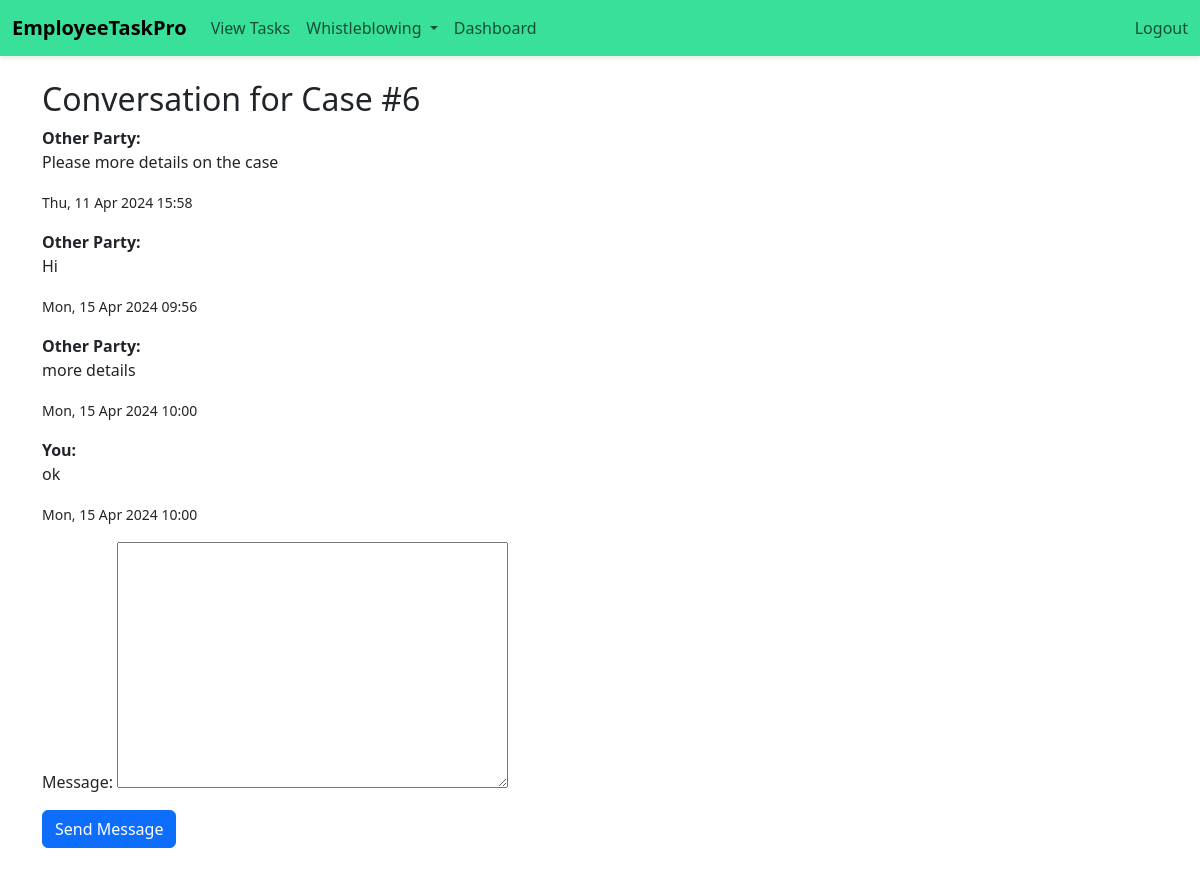
The page /emp/case-conversation/6/ (signed in) on the database its author committed.
### emp/models.py (models this page shows, shortened)
class WhistleblowingCase(models.Model):
    STATUS_CHOICES = [
        ('Submitted', 'Submitted'),
        ('Open', 'Open'),
        ('Pending', 'Pending'),
        ('Under Investigation', 'Under Investigation'),
        ('Closed', 'Closed')
    ]
    involved_employees = models.ManyToManyField(User, related_name='whistleblowing_cases')
    description = models.TextField()
    date_time = models.DateTimeField(auto_now_add=True)
    submitted_by = models.ForeignKey(User, on_delete=models.SET_NULL, null=True, blank=True, related_name='submitted_cases')
    status = models.CharField(max_length=20, choices=STATUS_CHOICES, default='Submitted')
    attachment = models.FileField(upload_to='whistleblowing_attachments/', null=True, blank=True)
    decision_description = models.TextField(null=True, blank=True)

class CaseConversation(models.Model):
    case = models.ForeignKey(WhistleblowingCase, related_name='conversations', on_delete=models.CASCADE)
    sender = models.ForeignKey(User, on_delete=models.CASCADE)
    message = models.TextField()
    date_time = models.DateTimeField(auto_now_add=True)

### emp/views.py (the view)
# urls.py: path('case-conversation/<int:case_id>/', case_conversation, name='case_conversation'),
@login_required
def case_conversation(request, case_id):
    case = get_object_or_404(WhistleblowingCase, id=case_id)
    if request.method == 'POST':
        form = ConversationForm(request.POST)
        if form.is_valid():
            conversation = form.save(commit=False)
            conversation.case = case
            conversation.sender = request.user
            conversation.save()
            return redirect('emp:case_conversation', case_id=case_id)
    else:
        form = ConversationForm()
    conversations = case.conversations.all()
    return render(request, 'emp/case_conversation.html', {'form': form, 'conversations': conversations, 'case': case})

### emp/forms.py
class ConversationForm(forms.ModelForm):
    class Meta:
        model = CaseConversation
        fields = ['message']

### emp/context_processors.py (called while the page is built)
def user_roles(request):
    is_hr_or_manager = request.user.groups.filter(name__in=['HR', 'Manager']).exists()
    is_employee = request.user.groups.filter(name='Employee').exists()
    return {
        'is_hr_or_manager': is_hr_or_manager,
        'is_employee': is_employee,
    }

### templates/emp/case_conversation.html (shortened to what this page needs)
<!doctype html>
<html lang="en">
<head>
    <link href="https://cdn.jsdelivr.net/npm/bootstrap@5.2.2/dist/css/bootstrap.min.css"
          rel="stylesheet"
>
</head>
<body>
{% include 'emp/navbar.html' %}
<div class="container my-4">
    <h2>Conversation for Case #{{ case.id }}</h2>
    {% for conversation in conversations %}
        <div class="mb-3">
            {% if conversation.sender == request.user %}
            <strong>You:</strong>
            {% else %}
                <strong> Other Party: </strong>
            {% endif %}
            <p>{{ conversation.message }}</p>
            <small>{{ conversation.date_time|date:"D, d M Y H:i" }}</small>
        </div>
    {% empty %}
        <p>No conversations yet.</p>
    {% endfor %}
    <form method="post">
        {{ form.as_p }}
        <button type="submit" class="btn btn-primary">Send Message</button>
    </form>
</div>
</body>
</html>

### templates/emp/navbar.html (shortened to what this page needs)
{% load static %}
<!DOCTYPE html>
<html lang="en">
<head>
    <link rel="stylesheet" href="{% static 'css/navbar.css' %}">
    <link href="https://cdn.jsdelivr.net/npm/bootstrap@5.3.0/dist/css/bootstrap.min.css" rel="stylesheet">
</head>
<body>
    <nav class="navbar navbar-expand-lg" style="background-color: #39e09a;">
        <div class="container-fluid">
            <a class="navbar-brand" href="/emp/emp-dashboard/">EmployeeTaskPro</a>
            <div class="collapse navbar-collapse" id="navbarSupportedContent">
                <ul class="navbar-nav me-auto mb-2 mb-lg-0">
                    {% if is_employee %}
                    <li class="nav-item">
                        <a class="nav-link" href="/emp/my-tasks/">View Tasks</a>
                    </li>
                    {% endif %}
                    {% if request.user.is_authenticated %}
                    <li class="nav-item dropdown">
                        <a class="nav-link dropdown-toggle" href="#" id="navbarDropdownWhistleblowing" role="button" data-bs-toggle="dropdown" aria-expanded="false">
                            Whistleblowing
                        </a>
                    </li>
                    {% endif %}
                    <li class="nav-item">
                        <a class="nav-link" href="/emp/emp-dashboard/">Dashboard</a>
                    </li>
                </ul>
                <ul class="navbar-nav ms-auto mb-2 mb-lg-0">
                    {% if request.user.is_authenticated %}
                    <li class="nav-item">
                        <form action="{% url 'logout' %}" method="post">
                            <button type="submit" class="btn btn-link nav-link" style="padding: 0; border: none; background: none;">Logout</button>
                        </form>
                    </li>
                    {% else %}
                    <li class="nav-item">
                        <a class="nav-link" href="{% url 'emp:custom_login' %}">Login</a>
                    </li>
                    {% endif %}
                </ul>
            </div>
        </div>
    </nav>
</body>
</html>

### static/css/navbar.css (style rules this page uses)
body { font-family: 'Arial', sans-serif; margin: 0; padding: 0; background: #f4f4f4; }
.navbar { box-shadow: 0 2px 5px rgba(0,0,0,0.1); font-size: 16px; }
.navbar-brand { font-weight: bold; color: #ffffff; }
.nav-link { color: #ffffff; transition: color 0.3s; }
.btn-link { color: #ffffff; transition: color 0.3s; }

### rows shown on the page
WhistleblowingCase: id "6"
CaseConversation: shows "Other Party:", message "Please more details on the case", date_time "Thu, 11 Apr 2024 15:58"
CaseConversation: shows "Other Party:", message "Hi", date_time "Mon, 15 Apr 2024 09:56"
CaseConversation: shows "Other Party:", message "more details", date_time "Mon, 15 Apr 2024 10:00"
CaseConversation: shows "You:", message "ok", date_time "Mon, 15 Apr 2024 10:00"
